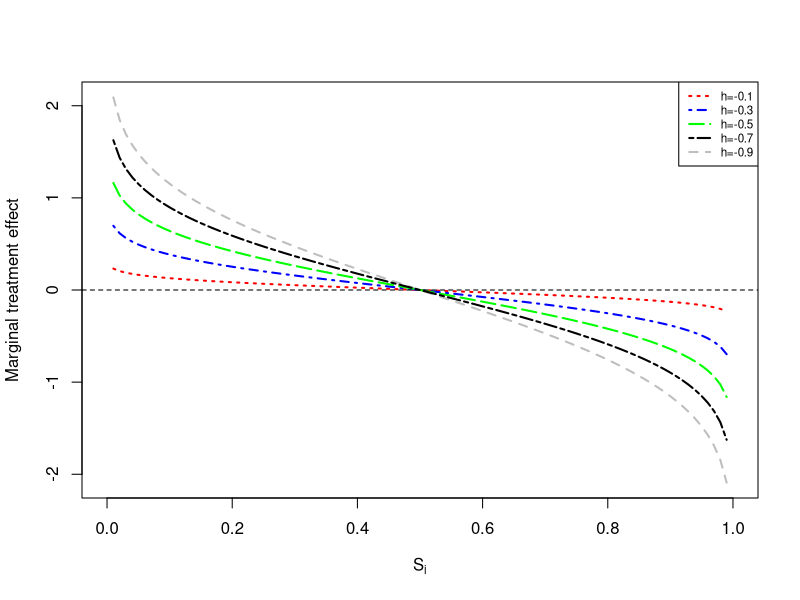

Here is the R script that generated this plot:
###Figure 7 plotting
#pdf("Figure7.pdf")
threshold<-seq(0,1,length=100)
vt<-qnorm(threshold,0,1)
plot(threshold,-0.9*vt,type="l",lty=2,lwd=2,col="grey",ylab="Marginal treatment effect",xlab=expression('S'[i]))
lines(threshold,-0.1*vt,lty=3,lwd=2,col="red")
lines(threshold,-0.3*vt,lty=4,lwd=2,col="blue")
lines(threshold,-0.5*vt,lty=5,lwd=2,col="green")
lines(threshold,-0.7*vt,lty=6,lwd=2)
legend("topright",legend=c("h=-0.1","h=-0.3","h=-0.5","h=-0.7","h=-0.9"),col=c("red","blue","green","black","grey"),lty=c(3,4,5,6,2),lwd=2,cex=0.7)
abline(h=0,lty=2)
#dev.off()